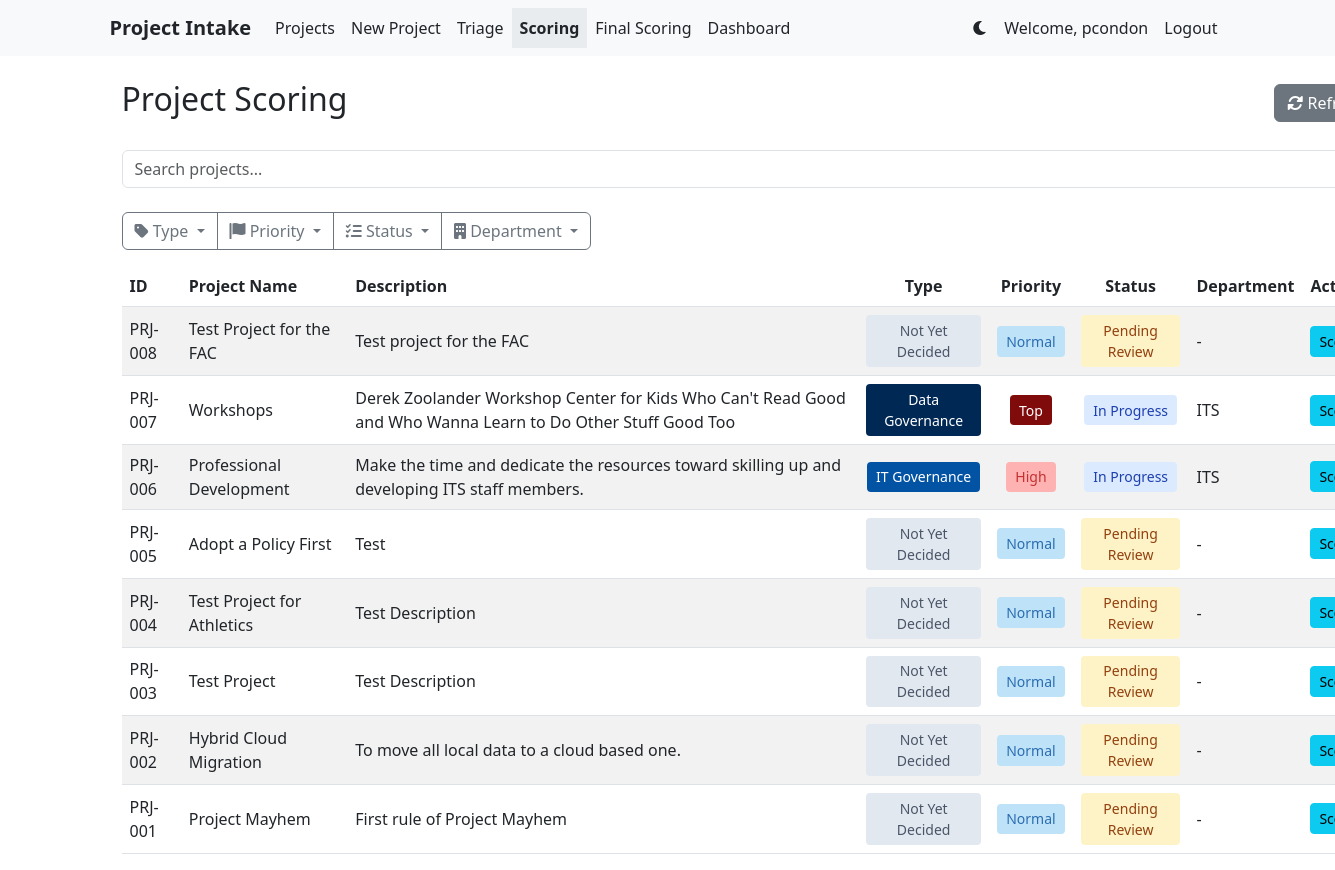
Before: /scoring/ (signed in) with the older database file.
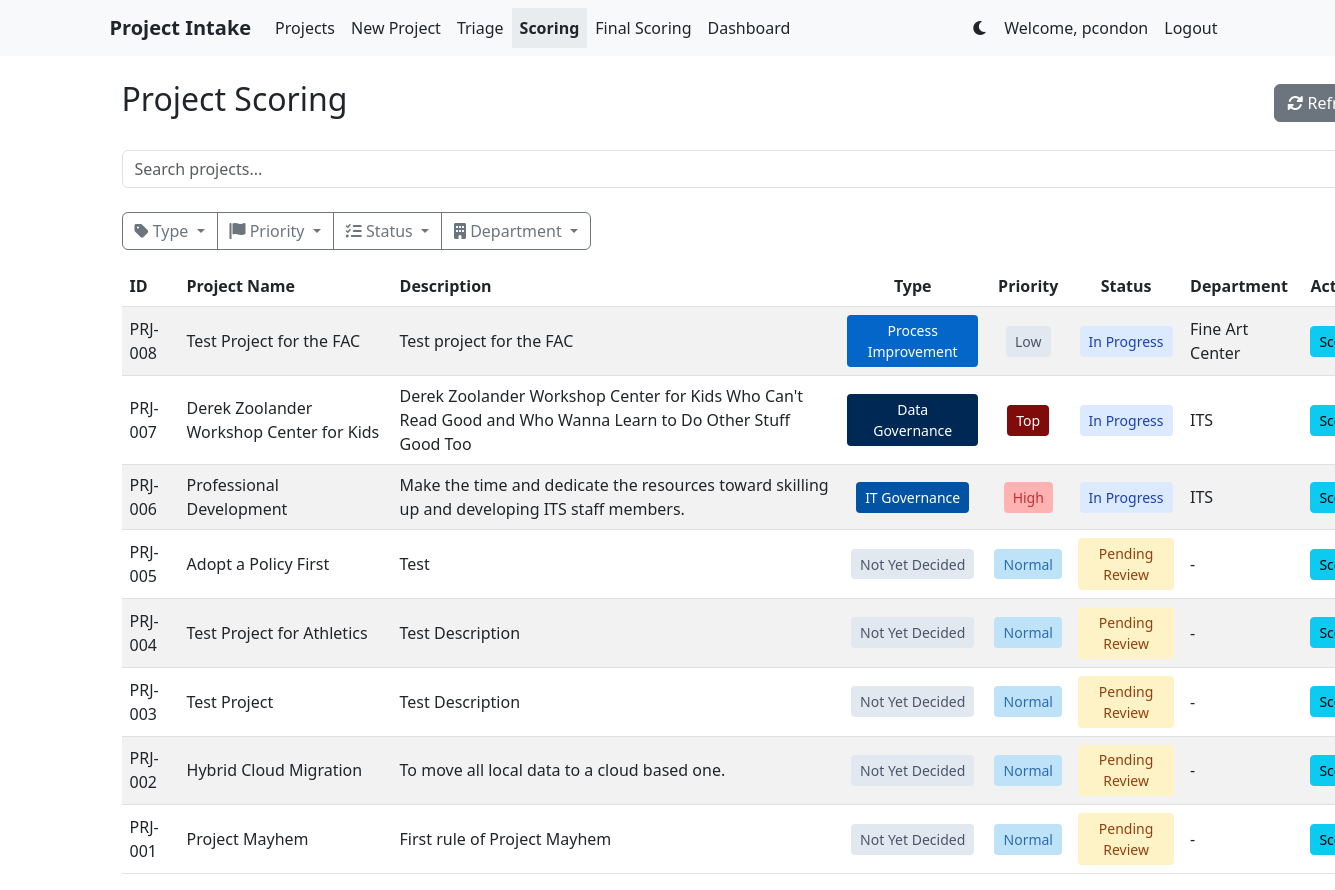
After: the same page with the newer database file.
### projects/models.py (models this page shows, shortened)
class Project(models.Model):
    STATUS_CHOICES = [
        ('pending', 'Pending Review'),
        ('approved', 'Approved'),
        ('rejected', 'Rejected'),
        ('in_progress', 'In Progress'),
        ('completed', 'Completed'),
    ]
    PRIORITY_CHOICES = [
        ('Low', 'Low'),
        ('Normal', 'Normal'),
        ('High', 'High'),
        ('Top', 'Top'),
    ]
    FINAL_PRIORITY_CHOICES = [
        (1, 'Low'),
        (2, 'Medium'),
        (3, 'High'),
    ]
    PROJECT_TYPE_CHOICES = [
        ('not_yet_decided', 'Not Yet Decided'),
        ('process_improvement', 'Process Improvement'),
        ('it_governance', 'IT Governance'),
        ('erp_governance', 'ERP Governance'),
        ('data_governance', 'Data Governance'),
    ]
    title = models.CharField(max_length=200)
    description = models.TextField()
    project_type = models.CharField(max_length=20, choices=PROJECT_TYPE_CHOICES, default='not_yet_decided', help_text="Type of project submission")
    submitted_by = models.ForeignKey(User, on_delete=models.CASCADE, null=True, blank=True)
    submission_date = models.DateTimeField(default=timezone.now)
    status = models.CharField(max_length=20, choices=STATUS_CHOICES, default='pending', null=True, blank=True)
    budget = models.DecimalField(max_digits=10, decimal_places=2, null=True, blank=True)
    start_date = models.DateField(null=True, blank=True)
    end_date = models.DateField(null=True, blank=True)
    department = models.CharField(max_length=100, null=True, blank=True)
    contact_person = models.CharField(max_length=100, null=True, blank=True)
    contact_email = models.EmailField(null=True, blank=True)
    contact_phone = models.CharField(max_length=20, null=True, blank=True)
    triage_notes = models.TextField(blank=True, null=True)
    priority = models.CharField(max_length=10, choices=PRIORITY_CHOICES, default='Normal')
    scoring_notes = models.TextField(blank=True, null=True, help_text="Notes related to project scoring or evaluation")
    final_priority = models.IntegerField(null=True, blank=True, help_text="Project ranking (lower number = higher priority)")
    final_score = models.FloatField(null=True, blank=True, help_text="Final score")
    strategic_alignment = models.IntegerField(null=True, blank=True, help_text="Strategic alignment score (1-5)")
    cost_benefit = models.IntegerField(null=True, blank=True, help_text="Cost benefit score (1-5)")
    user_impact = models.IntegerField(null=True, blank=True, help_text="User impact and adoption score (1-5)")
    ease_of_implementation = models.IntegerField(null=True, blank=True, help_text="Ease of implementation score (1-5)")
    vendor_reputation_support = models.IntegerField(null=True, blank=True, help_text="Vendor reputation and support score (1-5)")
    security_compliance = models.IntegerField(null=True, blank=True, help_text="Security and compliance score (1-5)")
    student_centered = models.IntegerField(null=True, blank=True, help_text="Student-centered score (1-5)")
    @property
    def formatted_id(self):
        return f"PRJ-{self.id:03d}"
    class Meta:
        ordering = ['-submission_date']
        db_table = 'project_requests'

### projects/views.py (the view, shortened to what this page needs)
# urls.py: path('scoring/', views.project_scoring_list, name='project_scoring_list'),
@login_required
@user_passes_test(is_scoring_user)
def project_scoring_list(request):
    search_query = request.GET.get('search', '')
    type_filter = request.GET.get('type', '')
    priority_filter = request.GET.get('priority', '')
    status_filter = request.GET.get('status', '')
    department_filter = request.GET.get('department', '')
    projects = Project.objects.all().select_related('submitted_by').order_by('-submission_date')
    if type_filter:
        projects = projects.filter(project_type=type_filter)
    if priority_filter:
        projects = projects.filter(priority=priority_filter)
    if status_filter:
        projects = projects.filter(status=status_filter)
    if department_filter:
        projects = projects.filter(department=department_filter)
    filtered_projects = projects
    available_types = filtered_projects.values_list('project_type', flat=True).distinct()
    project_types = [(t[0], t[1]) for t in Project.PROJECT_TYPE_CHOICES if t[0] in available_types]
    available_priorities = filtered_projects.values_list('priority', flat=True).distinct()
    priorities = [p for p in ['Top', 'High', 'Normal', 'Low'] if p in available_priorities]
    available_statuses = filtered_projects.values_list('status', flat=True).distinct()
    status_choices = [(s[0], s[1]) for s in Project.STATUS_CHOICES if s[0] in available_statuses]
    departments = filtered_projects.exclude(department='').values_list('department', flat=True).distinct().order_by('department')
    context = {
        'projects': projects,
        'search_query': search_query,
        'type_filter': type_filter,
        'priority_filter': priority_filter,
        'status_filter': status_filter,
        'department_filter': department_filter,
        'project_types': project_types,
        'priorities': priorities,
        'status_choices': status_choices,
        'departments': departments,
    }
    return render(request, 'projects/project_scoring_list.html', context)

### projects/views.py (called while the page is built)
def is_scoring_user(user):
    return user.is_staff or user.groups.filter(name='Scoring Group').exists()

### projects/templates/projects/project_scoring_list.html (shortened to what the changed rows need)
{% extends "base.html" %}
{% load static %}
{% block content %}
<div class="container-fluid" style="width: 115%; padding-right: 15px;">
    <div class="d-flex justify-content-between align-items-center mb-4">
        <h2>Project Scoring</h2>
    </div>
    <div id="projectsTable" class="table-responsive">
        <table class="table table-striped table-hover">
            <thead>
                <tr>
                    <th>ID</th>
                    <th>Project Name</th>
                    <th>Description</th>
                    <th class="text-center">Type</th>
                    <th class="text-center">Priority</th>
                    <th class="text-center">Status</th>
                    <th>Department</th>
                    <th>Actions</th>
                </tr>
            </thead>
            <tbody>
                {% for project in projects %}
                <tr>
                    <td>{{ project.formatted_id }}</td>
                    <td>{{ project.title }}</td>
                    <td>{{ project.description|truncatewords:20 }}</td>
                    <td class="text-center">
                        <span class="type-badge type-{{ project.project_type|lower }}">
                            {{ project.get_project_type_display }}
                        </span>
                    </td>
                    <td class="text-center">
                        <span class="priority-badge priority-{{ project.priority|lower }}">
                            {{ project.priority }}
                        </span>
                    </td>
                    <td class="text-center">
                        <span class="status-badge status-{{ project.status|lower }}">
                            {{ project.get_status_display }}
                        </span>
                    </td>
                    <td>{{ project.department|default:"-" }}</td>
                    <td>
                        {% if project.id %}
                        <a href="{% url 'projects:project_scoring' project.id %}" class="btn btn-info btn-sm">Score</a>
                        {% endif %}
                    </td>
                </tr>
                {% empty %}
                <tr>
                    <td colspan="8" class="text-center">No projects found.</td>
                </tr>
                {% endfor %}
            </tbody>
        </table>
    </div>
</div>
{% endblock %}

Changed rows visible on the page:
changed Project "PRJ-008": project_type "Not Yet Decided" → "Process Improvement"; priority "Normal" → "Low"; status "Pending Review" → "In Progress"; department "-" → "Fine Art Center"
changed Project "PRJ-007": title "Workshops" → "Derek Zoolander Workshop Center for Kids"
